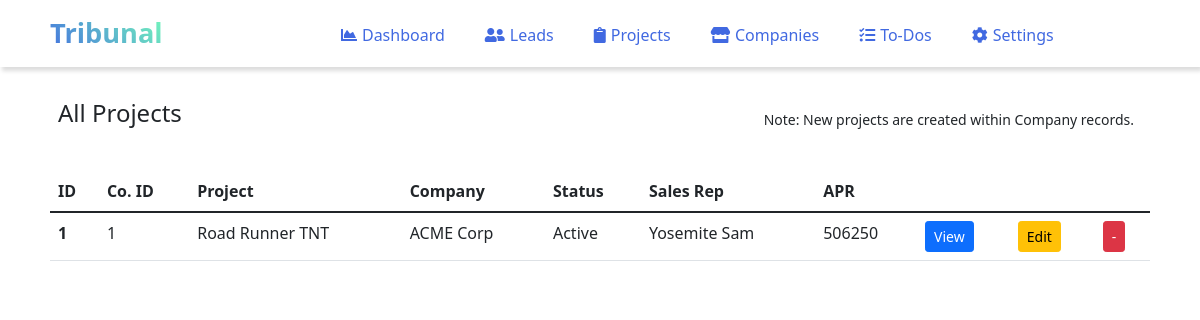
The app's page /projects.php with its own data.
### tables this page shows
CREATE TABLE `projects` (
  `id` int(11) NOT NULL AUTO_INCREMENT,
  `proj_name` varchar(25) NOT NULL,
  `companyID` int(11),
  `co_name` varchar(255),
  `co_type` varchar(20),
  `project_status` varchar(15),
  `linkedleads` int(11),
  `rep1` varchar(30),
  `rep2` varchar(30),
  `website1` varchar(50),
  `website2` varchar(50),
  `notes` text,
  `units_annual` int(11) DEFAULT 0,
  `stage` int(5) DEFAULT 0,
  `odds_win` int(5) DEFAULT 0,
  `chance_success` int(5) DEFAULT 0,
  `rev_high_annual` int(20) DEFAULT 0,
  `rev_low_annual` int(20) DEFAULT 0,
  `attn_priority` int(50),
  `meeting_held` boolean,
  `meeting_held_date` date,
  `lastcontact_date` date,
  `lastcontact_type` varchar(20),
  `created_at` datetime DEFAULT current_timestamp(),
  `created_by` varchar(50),
  `modified_at` datetime on update current_timestamp() NOT NULL DEFAULT current_timestamp(),
  `modified_by` varchar(50),
  PRIMARY KEY (`id`)
);

### inc/autoloader.inc.php (called while the page is built, shortened)
<?php
function myAutoLoader($className){
    $url = $_SERVER['HTTP_HOST'].$_SERVER['REQUEST_URI'];
	if(strpos($url, 'inc') !== false){
		$path = '../classes/';
	} else {
		$path = 'classes/';
	}
	$extension = '.class.php';
}
?>

### classes/Dbh.class.php (called while the page is built, shortened)
<?php
class Dbh {
  private $host = "localhost";
  private $user = "root";
  private $pwd = "123!@#";
  private $dbName = "tribunal";
  public function connect(){
    try {
      $dsn = 'mysql:host=' . $this->host . ';dbname='. $this->dbName;
      $this->conn = new PDO($dsn, $this->user, $this->pwd);
      $this->conn->setAttribute(PDO::ATTR_DEFAULT_FETCH_MODE, PDO::FETCH_ASSOC);
      $this->conn->setAttribute(PDO::ATTR_ERRMODE, PDO::ERRMODE_EXCEPTION);
      return $this->conn;
    }
    catch(PDOException $e) {
      echo "Connection Error: " . $e->getMessage();
    }
  }
}
?>

### classes/Projects.class.php (called while the page is built, shortened)
<?php
class Projects extends Dbh {
    protected function getProjects(){
        $sql = "SELECT * FROM projects ORDER BY id DESC";
        $stmt = $this->connect()->query($sql);
        $projects = $stmt->fetchAll();
        return $projects;
    }
}
?>

### classes/ViewProjects.class.php (called while the page is built, shortened)
<?php
class ViewProjects extends Projects {
    public function showProjects(){
        $projects = $this->getProjects();
        return $projects;
    }
}
?>

### projects.php (the view, shortened to what this page needs)
<?php
include 'inc/autoloader.inc.php';
include 'inc/header.inc.php';
include 'inc/nav.inc.php';
$object = new ViewProjects();
$projects = $object->showProjects();
?>
<div class="col-11 mx-auto">
    <br>
    <div class="d-flex flex-row mb-4">
        <div class="p-2"><h4>All Projects</h4></div>
        <div class="p-3 ms-auto"><small>Note: New projects are created within Company records.</small></div>
    </div>
    <table class="table table-hover">
    <thead>
        <tr>
        <th scope="col">ID</th>
        <th scope="col">Co. ID</th>
        <th scope="col">Project</th>
        <th scope="col">Company</th>
        <th scope="col">Status</th>
        <th scope="col">Sales Rep</th>
        <th scope="col">APR</th>
        <th scope="col"></th>
        <th scope="col"></th>
        <th scope="col"></th>
        </tr>
    </thead>
    <tbody>
        <?php foreach ($projects as $project) : ?>
            <tr>
                <th scope="row"><?php echo $project['id']; ?></th>
                <td><?php echo $project['companyID']; ?></td>
                <td><?php echo $project['proj_name']; ?></td>
                <td><?php echo $project['co_name']; ?></td>
                <td><?php echo $project['project_status']; ?></td>
                <td><?php echo $project['rep1']; ?></td>
                <td><?php echo $project['attn_priority']; ?></td>
                <td><a href="<?php echo ROOT_URL; ?>projects.single.php?id=<?php echo $project['id']; ?>" class="btn btn-sm btn-primary">View</a></td>
                <td><a href="<?php echo ROOT_URL; ?>projects.edit.php?id=<?php echo $project['id']; ?>" class="btn btn-sm btn-warning">Edit</a></td>
                <td>
                    <form method="POST">
                        <div class="">
                            <button type="button" class="btn btn-sm btn-danger" data-bs-toggle="modal" data-bs-target="#deleteModal<?php echo 'p'.$project['id']; ?>">-</button>
                        </div>
                    </form>
                </td>
            </tr>
        <?php endforeach; ?>
    </tbody>
    </table>
</div>
<?php include 'inc/footer.inc.php'; ?>

### records on screen
projects: id "1", companyID "1", proj_name "Road Runner TNT", co_name "ACME Corp", project_status "Active", rep1 "Yosemite Sam", attn_priority "506250"
